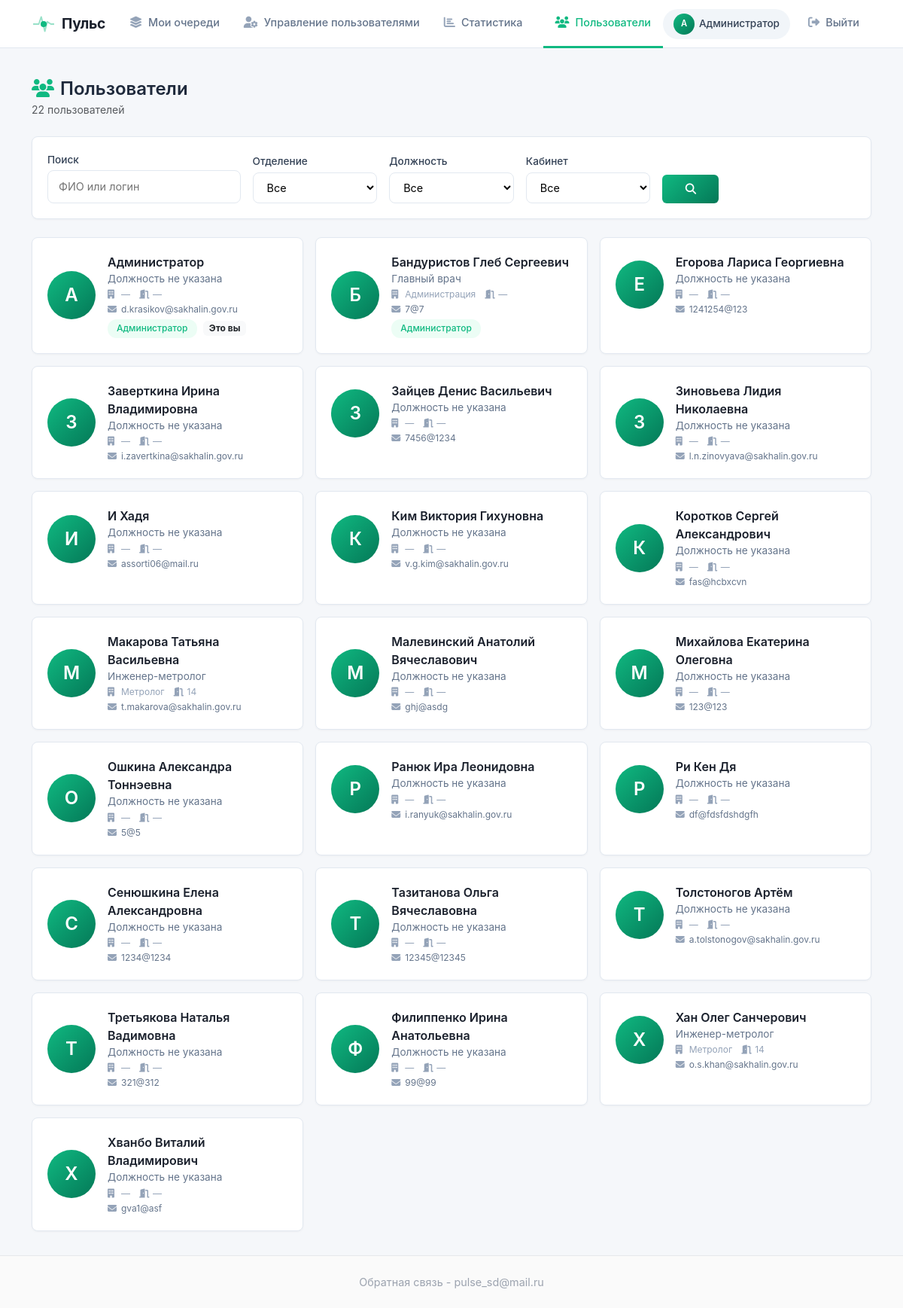
Screenshot of /users (signed in) with the database file from the repository.
### models.py (models this page shows, shortened)
class User(UserMixin, db.Model):
    id = db.Column(db.Integer, primary_key=True)
    username = db.Column(db.String(80), unique=True, nullable=False)
    password = db.Column(db.String(200), nullable=False)
    full_name = db.Column(db.String(300), nullable=True)
    email = db.Column(db.String(120), unique=True, nullable=False)
    phone = db.Column(db.String(20), nullable=True)
    department = db.Column(db.String(200), nullable=True)
    position = db.Column(db.String(200), nullable=True)
    office = db.Column(db.String(50), nullable=True)
    is_admin = db.Column(db.Boolean, default=False)
    created_at = db.Column(db.DateTime, default=datetime.now(tz))
    notify_email = db.Column(db.Boolean, default=True)
    queues = db.relationship('Queue', secondary='user_queue', back_populates='members')
    admin_queues = db.relationship('Queue', secondary='queue_admins', back_populates='admins')
    assigned_tickets = db.relationship('Ticket', secondary='ticket_assignees', back_populates='assignees')
    created_tickets = db.relationship('Ticket', foreign_keys='Ticket.created_by_id', backref='creator')
    allowed_queues = db.relationship(
        'Queue',
        secondary='queue_links',
        primaryjoin='Queue.id == queue_links.c.queue_from',
        secondaryjoin='Queue.id == queue_links.c.queue_to',
        backref='allowed_by_queues'
    )
    bookings = db.relationship('Booking', backref='user', lazy=True)

### app.py (the view, shortened to what this page needs)
@app.route('/users')
@login_required
def users_list():
    query = User.query
    search = request.args.get('search', '').strip()
    department = request.args.get('department', '').strip()
    position = request.args.get('position', '').strip()
    office = request.args.get('office', '').strip()
    if department:
        query = query.filter(User.department == department)
    if position:
        query = query.filter(User.position == position)
    if office:
        query = query.filter(User.office == office)
    users = query.order_by(User.full_name).all()
    departments = sorted(set(u.department for u in User.query.all() if u.department))
    positions = sorted(set(u.position for u in User.query.all() if u.position))
    offices = sorted(set(u.office for u in User.query.all() if u.office))
    return render_template('users_list.html',
                         users=users,
                         departments=departments,
                         positions=positions,
                         offices=offices)

### app.py (called while the page is built)
@login_manager.user_loader
def load_user(user_id):
    return User.query.get(int(user_id))

@app.context_processor
def inject_globals():
    return {
        'User': User,
        'can_manage_queue': can_manage_queue,
        'format_datetime': format_datetime,
        'get_current_server_time': get_current_server_time,
        'SERVER_TIMEZONE': SERVER_TIMEZONE
    }

### templates/users_list.html (shortened to what this page needs)
{% extends "base.html" %}
{% block content %}
<div class="d-flex justify-content-between align-items-center mb-4">
    <div>
        <h4 class="mb-0 fw-semibold">
            <i class="fas fa-users me-2" style="color: var(--primary);"></i>Пользователи
        </h4>
        <span class="text-muted small">{{ users|length }} пользователей</span>
    </div>
</div>
<div class="card-modern mb-4 animate-fade-in">
    <div class="card-body">
        <form method="GET" action="{{ url_for('users_list') }}" class="row g-3 align-items-end">
            <div class="col-md-3">
                <label class="form-label-modern small">Поиск</label>
                <input type="text" class="form-control-modern" name="search" value="{{ request.args.get('search', '') }}" placeholder="ФИО или логин">
            </div>
            <div class="col-md-2">
                <label class="form-label-modern small">Отделение</label>
                <select class="form-select-modern" name="department">
                    <option value="">Все</option>
                </select>
            </div>
            <div class="col-md-2">
                <label class="form-label-modern small">Должность</label>
                <select class="form-select-modern" name="position">
                    <option value="">Все</option>
                </select>
            </div>
            <div class="col-md-2">
                <label class="form-label-modern small">Кабинет</label>
                <select class="form-select-modern" name="office">
                    <option value="">Все</option>
                </select>
            </div>
            <div class="col-md-1">
                <button type="submit" class="btn btn-primary-gradient w-100">
                    <i class="fas fa-search"></i>
                </button>
            </div>
        </form>
    </div>
</div>
{% if users %}
    <div class="row g-3 animate-fade-in">
        {% for user in users %}
            <div class="col-md-6 col-lg-4">
                <a href="{{ url_for('user_profile', user_id=user.id) }}" class="text-decoration-none">
                    <div class="user-card card-modern h-100">
                        <div class="user-card-body">
                            <div class="user-avatar-lg" style="background: linear-gradient(135deg, #10b981 0%, #047857 100%);">
                                {{ user.full_name[0]|upper if user.full_name else user.username[0]|upper }}
                            </div>
                            <div class="user-card-info">
                                <div class="user-card-name">{{ user.full_name or user.username }}</div>
                                <div class="user-card-position">{{ user.position or 'Должность не указана' }}</div>
                                <div class="user-card-meta">
                                    <span><i class="fas fa-building me-1"></i>{{ user.department or '—' }}</span>
                                    <span><i class="fas fa-door-open me-1"></i>{{ user.office or '—' }}</span>
                                </div>
                                <div class="user-card-contact">
                                    <span><i class="fas fa-envelope me-1"></i>{{ user.email }}</span>
                                </div>
                                {% if user.is_admin %}
                                    <span class="badge-status badge-status-new mt-1">Администратор</span>
                                {% endif %}
                                {% if user.id == current_user.id %}
                                    <span class="badge bg-light text-dark border-0 ms-1">Это вы</span>
                                {% endif %}
                            </div>
                        </div>
                    </div>
                </a>
            </div>
        {% endfor %}
    </div>
{% endif %}
{% endblock %}

### templates/base.html (shortened to what this page needs)
<!DOCTYPE html>
<html lang="ru">
<head>
    <link href="https://cdn.jsdelivr.net/npm/bootstrap@5.3.0/dist/css/bootstrap.min.css" rel="stylesheet">
    <link href="https://cdnjs.cloudflare.com/ajax/libs/font-awesome/6.4.0/css/all.min.css" rel="stylesheet">
    <link rel="stylesheet" href="{{ url_for('static', filename='style.css') }}">
    <link href="https://cdn.quilljs.com/1.3.6/quill.snow.css" rel="stylesheet">
</head>
<body>
    <nav class="navbar navbar-expand-lg navbar-custom">
        <div class="container">
            <a class="navbar-brand" href="{{ url_for('index') }}">
                <span class="logo-pulse">
                    <span class="pulse-icon">
                        <span class="pulse-dot"></span>
                    </span>
                    Пульс
                </span>
            </a>
            <div class="collapse navbar-collapse" id="navbarNav">
                <ul class="navbar-nav me-auto">
                    {% if current_user.is_authenticated and current_user.admin_queues %}
                        <li class="nav-item">
                            <a class="nav-link {{ 'active' if request.endpoint == 'my_queues' }}" href="{{ url_for('my_queues.my_queues') }}">
                                <i class="fas fa-layer-group"></i> Мои очереди
                            </a>
                        </li>
                    {% endif %}
                    {% if current_user.is_authenticated and current_user.is_admin %}
                        <li class="nav-item dropdown">
                            <a class="nav-link {{ 'active' if request.endpoint == 'admin_users' }}" href="{{ url_for('user_mgmt.admin_users') }}">
                                <i class="fas fa-user-cog"></i> Управление пользователями
                            </a>
                        </li>
                        <li class="nav-item">
                            <a class="nav-link {{ 'active' if request.endpoint == 'statistics' }}" href="{{ url_for('statistics.statistics') }}">
                                <i class="fas fa-chart-bar"></i> Статистика
                            </a>
                        </li>
                    {% endif %}
                </ul>
                <ul class="navbar-nav align-items-center">
                    {% if current_user.is_authenticated %}
                        <li class="nav-item">
                            <a class="nav-link {{ 'active' if request.endpoint == 'users_list' }}" href="{{ url_for('users_list') }}">
                                <i class="fas fa-users"></i> Пользователи
                            </a>
                        </li>
                        <li class="nav-item me-2">
                            <a href="{{ url_for('profile') }}" class="user-badge-link" title="Перейти в профиль">
                                <span class="user-badge">
                                    <span class="user-avatar-mini">{{ (current_user.full_name or current_user.username)[0]|upper }}</span>
                                    {{ current_user.full_name or current_user.username }}
                                </span>
                            </a>
                        </li>
                        <li class="nav-item">
                            <a class="nav-link btn-logout" href="{{ url_for('login.logout') }}">
                                <i class="fas fa-sign-out-alt"></i> Выйти
                            </a>
                        </li>
                    {% else %}
                        <li class="nav-item">
                            <a class="nav-link btn-login" href="{{ url_for('login') }}">
                                <i class="fas fa-sign-in-alt"></i> Войти
                            </a>
                        </li>
                    {% endif %}
                </ul>
            </div>
        </div>
    </nav>
    <div class="main-content">
        <div class="container mt-4 pt-3">
            {% block content %}{% endblock %}
        </div>
    </div>
    <footer class="footer">
        <div class="container">
            Обратная связь - pulse_sd@mail.ru
        </div>
    </footer>
</body>
</html>

### static/style.css (style rules this page uses)
:root { --primary: #10b981; --primary-hover: #059669; --primary-light: #ecfdf5; --primary-dark: #047857; --primary-gradient: linear-gradient(135deg, #10b981 0%, #047857 100%); --gray-50: #f8fafc; --gray-100: #f1f5f9; --gray-200: #e2e8f0; --gray-300: #cbd5e1; --gray-400: #94a3b8; --gray-500: #64748b; --gray-600: #475569; --gray-700: #334155; --gray-800: #1e293b; --gray-900: #0f172a; --radius: 8px; --shadow: 0 1px 3px rgba(0,0,0,0.04); --shadow-md: 0 4px 12px rgba(0,0,0,0.06); --shadow-lg: 0 10px 40px rgba(0,0,0,0.08); }
* { margin: 0; padding: 0; box-sizing: border-box; }
body { font-family: -apple-system, BlinkMacSystemFont, "Segoe UI", Roboto, "Helvetica Neue", Arial, sans-serif; background: #f5f7fa; color: var(--gray-800); -webkit-font-smoothing: antialiased; line-height: 1.5; padding-top: 64px; }
a { text-decoration: none; color: var(--primary); transition: color 0.2s; }
.navbar-custom { background: #ffffff; border-bottom: 1px solid var(--gray-200); height: 64px; padding: 0; position: fixed; top: 0; left: 0; right: 0; z-index: 1000; }
.navbar-custom .container { height: 100%; display: flex; align-items: center; }
.navbar-custom .navbar-brand { font-weight: 600; font-size: 1.1rem; color: var(--gray-900); letter-spacing: -0.3px; display: flex; align-items: center; }
.navbar-custom .nav-link { color: var(--gray-500) !important; font-size: 0.9rem; font-weight: 500; padding: 0 16px !important; height: 64px; display: flex; align-items: center; border-bottom: 2px solid transparent; transition: all 0.15s ease; }
.navbar-custom .nav-link:hover, .navbar-custom .nav-link.active { color: var(--gray-900) !important; border-bottom-color: var(--primary); }
.navbar-custom .nav-link i { margin-right: 8px; font-size: 0.95rem; }
.user-badge { font-size: 0.85rem; font-weight: 500; color: var(--gray-700); background: var(--gray-100); padding: 6px 14px; border-radius: 20px; display: inline-flex; align-items: center; gap: 6px; }
.btn-logout { color: var(--gray-500) !important; font-weight: 500; padding: 6px 12px !important; border-radius: 6px; transition: all 0.15s; }
.card-modern { background: #ffffff; border: 1px solid var(--gray-200); border-radius: var(--radius); box-shadow: var(--shadow); transition: box-shadow 0.2s ease, transform 0.15s ease; }
.card-modern .card-body { padding: 20px; }
.btn-primary-gradient { background: var(--primary-gradient); border: none; color: #fff; padding: 8px 18px; border-radius: 6px; font-weight: 500; font-size: 0.9rem; transition: all 0.3s ease; }
.badge-status { display: inline-block; padding: 4px 12px; border-radius: 12px; font-weight: 500; font-size: 0.75rem; line-height: 1.4; }
.badge-status-new { background: var(--primary-light); color: var(--primary); }
.form-control-modern { border: 1px solid var(--gray-200); border-radius: var(--radius); padding: 10px 14px; font-size: 0.9rem; transition: border-color 0.15s, box-shadow 0.15s; width: 100%; background: #fff; }
.form-select-modern { border: 1px solid var(--gray-200); border-radius: var(--radius); padding: 10px 14px; font-size: 0.9rem; transition: border-color 0.15s, box-shadow 0.15s; width: 100%; background: #fff; }
.form-label-modern { font-weight: 500; color: var(--gray-700); margin-bottom: 4px; font-size: 0.85rem; display: block; }
.animate-fade-in { animation: fadeInUp 0.3s ease forwards; }

### templates/users_list.html (style rules this page uses)
.user-card { transition: all 0.3s ease; cursor: pointer; }
.user-card-body { padding: 20px; display: flex; align-items: center; gap: 16px; }
.user-avatar-lg { width: 64px; height: 64px; border-radius: 50%; background: linear-gradient(135deg, #10b981 0%, #047857 100%); color: #fff; display: flex; align-items: center; justify-content: center; font-size: 1.5rem; font-weight: 600; flex-shrink: 0; }
.user-card-info { flex: 1; min-width: 0; }
.user-card-name { font-weight: 600; color: #1a202c; font-size: 1rem; }
.user-card-position { font-size: 0.85rem; color: #64748b; }
.user-card-meta { display: flex; gap: 12px; font-size: 0.75rem; color: #94a3b8; margin-top: 2px; }
.user-card-meta i { width: 14px; }
.user-card-contact { display: flex; flex-wrap: wrap; gap: 8px 16px; font-size: 0.75rem; color: #64748b; margin-top: 2px; }
.user-card-contact i { width: 14px; color: #94a3b8; }

### rows the page displays
User: full_name "А", full_name "Администратор", position "Должность не указана", department "—", office "—", email "d.krasikov@sakhalin.gov.ru", is_admin "Администратор", shows "Это вы"
User: full_name "Б", full_name "Бандуристов Глеб Сергеевич", position "Главный врач", department "Администрация", office "—", email "7@7", is_admin "Администратор"
User: full_name "Е", full_name "Егорова Лариса Георгиевна", position "Должность не указана", department "—", office "—", email "1241254@123"
User: full_name "З", full_name "Заверткина Ирина Владимировна", position "Должность не указана", department "—", office "—", email "i.zavertkina@sakhalin.gov.ru"
User: full_name "З", full_name "Зайцев Денис Васильевич", position "Должность не указана", department "—", office "—", email "7456@1234"
User: full_name "З", full_name "Зиновьева Лидия Николаевна", position "Должность не указана", department "—", office "—", email "l.n.zinovyava@sakhalin.gov.ru"
User: full_name "И", full_name "И Хадя", position "Должность не указана", department "—", office "—", email "assorti06@mail.ru"
User: full_name "К", full_name "Ким Виктория Гихуновна", position "Должность не указана", department "—", office "—", email "v.g.kim@sakhalin.gov.ru"
User: full_name "К", full_name "Коротков Сергей Александрович", position "Должность не указана", department "—", office "—", email "fas@hcbxcvn"
User: full_name "М", full_name "Макарова Татьяна Васильевна", position "Инженер-метролог", department "Метролог", office "14", email "t.makarova@sakhalin.gov.ru"
User: full_name "М", full_name "Малевинский Анатолий Вячеславович", position "Должность не указана", department "—", office "—", email "ghj@asdg"
User: full_name "М", full_name "Михайлова Екатерина Олеговна", position "Должность не указана", department "—", office "—", email "123@123"
User: full_name "О", full_name "Ошкина Александра Тоннэевна", position "Должность не указана", department "—", office "—", email "5@5"
User: full_name "Р", full_name "Ранюк Ира Леонидовна", position "Должность не указана", department "—", office "—", email "i.ranyuk@sakhalin.gov.ru"
User: full_name "Р", full_name "Ри Кен Дя", position "Должность не указана", department "—", office "—", email "df@fdsfdshdgfh"
User: full_name "С", full_name "Сенюшкина Елена Александровна", position "Должность не указана", department "—", office "—", email "1234@1234"
User: full_name "Т", full_name "Тазитанова Ольга Вячеславовна", position "Должность не указана", department "—", office "—", email "12345@12345"
User: full_name "Т", full_name "Толстоногов Артём", position "Должность не указана", department "—", office "—", email "a.tolstonogov@sakhalin.gov.ru"
User: full_name "Т", full_name "Третьякова Наталья Вадимовна", position "Должность не указана", department "—", office "—", email "321@312"
User: full_name "Ф", full_name "Филиппенко Ирина Анатольевна", position "Должность не указана", department "—", office "—", email "99@99"
User: full_name "Х", full_name "Хан Олег Санчерович", position "Инженер-метролог", department "Метролог", office "14", email "o.s.khan@sakhalin.gov.ru"
User: full_name "Х", full_name "Хванбо Виталий Владимирович", position "Должность не указана", department "—", office "—", email "gva1@asf"

### other values shown
{{ users|length }} "22"
